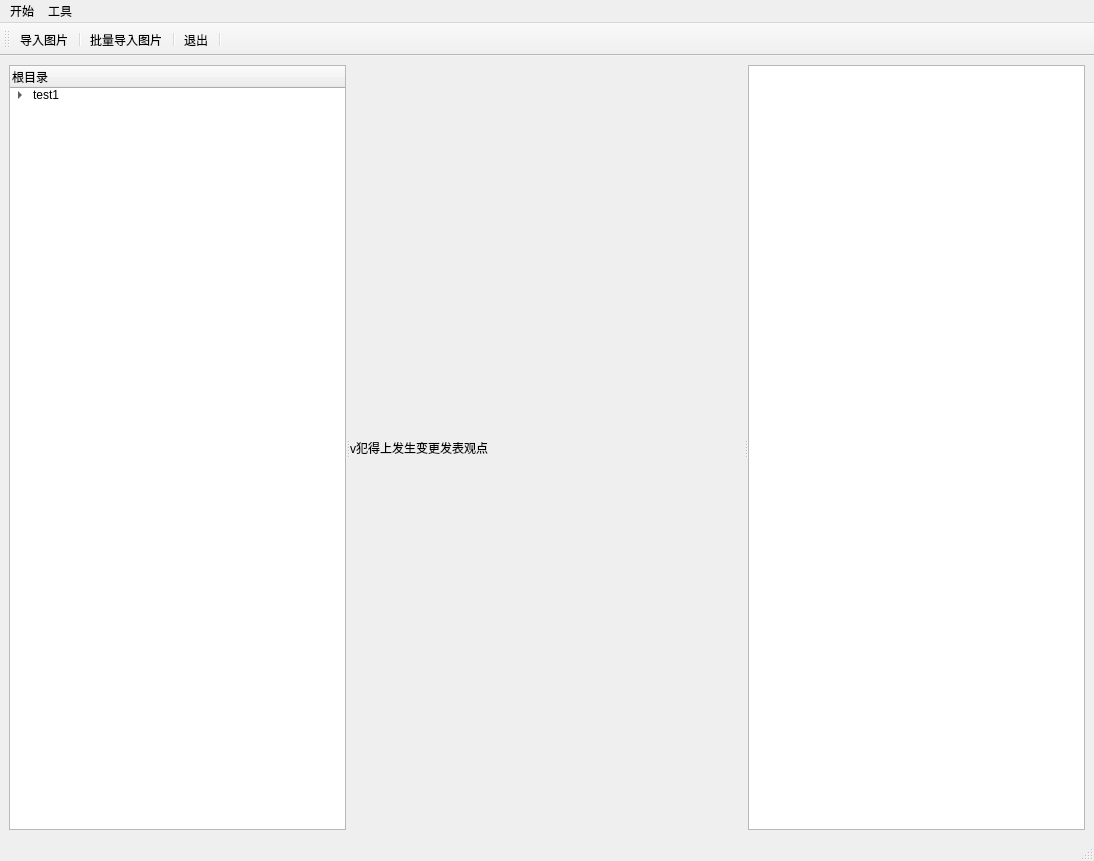
<?xml version="1.0" encoding="UTF-8"?>
<ui version="4.0">
 <class>MainWindow</class>
 <widget class="QMainWindow" name="MainWindow">
  <property name="geometry">
   <rect>
    <x>0</x>
    <y>0</y>
    <width>1094</width>
    <height>861</height>
   </rect>
  </property>
  <property name="windowTitle">
   <string>MainWindow</string>
  </property>
  <widget class="QWidget" name="centralwidget">
   <layout class="QHBoxLayout" name="horizontalLayout">
    <item>
     <widget class="QSplitter" name="splitter">
      <property name="orientation">
       <enum>Qt::Horizontal</enum>
      </property>
      <widget class="QTreeWidget" name="treeWidget">
       <column>
        <property name="text">
         <string>根目录</string>
        </property>
       </column>
       <item>
        <property name="text">
         <string>test1</string>
        </property>
        <item>
         <property name="text">
          <string>test2</string>
         </property>
        </item>
        <item>
         <property name="text">
          <string>test2</string>
         </property>
         <item>
          <property name="text">
           <string>test3</string>
          </property>
         </item>
        </item>
       </item>
      </widget>
      <widget class="QLabel" name="img_label">
       <property name="minimumSize">
        <size>
         <width>300</width>
         <height>500</height>
        </size>
       </property>
       <property name="text">
        <string>v犯得上发生变更发表观点 </string>
       </property>
      </widget>
      <widget class="QTextEdit" name="img_info"/>
     </widget>
    </item>
   </layout>
  </widget>
  <widget class="QMenuBar" name="menubar">
   <property name="geometry">
    <rect>
     <x>0</x>
     <y>0</y>
     <width>1094</width>
     <height>26</height>
    </rect>
   </property>
   <widget class="QMenu" name="menu">
    <property name="title">
     <string>开始</string>
    </property>
    <addaction name="insert_img"/>
    <addaction name="more_insert_img"/>
    <addaction name="quit_windown"/>
   </widget>
   <widget class="QMenu" name="menu_2">
    <property name="title">
     <string>工具</string>
    </property>
   </widget>
   <addaction name="menu"/>
   <addaction name="menu_2"/>
  </widget>
  <widget class="QStatusBar" name="statusbar"/>
  <widget class="QToolBar" name="toolBar">
   <property name="windowTitle">
    <string>toolBar</string>
   </property>
   <attribute name="toolBarArea">
    <enum>TopToolBarArea</enum>
   </attribute>
   <attribute name="toolBarBreak">
    <bool>false</bool>
   </attribute>
   <addaction name="insert_img"/>
   <addaction name="separator"/>
   <addaction name="more_insert_img"/>
   <addaction name="separator"/>
   <addaction name="quit_windown"/>
   <addaction name="separator"/>
  </widget>
  <action name="insert_img">
   <property name="checkable">
    <bool>true</bool>
   </property>
   <property name="icon">
    <iconset>
     <normaloff>D:/background/b_background/dog.png</normaloff>D:/background/b_background/dog.png</iconset>
   </property>
   <property name="text">
    <string>导入图片</string>
   </property>
   <property name="toolTip">
    <string>导入图片</string>
   </property>
  </action>
  <action name="more_insert_img">
   <property name="icon">
    <iconset>
     <normaloff>D:/background/b_background/cc2e9d9b67b48bd74e1afba11912d0d7.jpg</normaloff>D:/background/b_background/cc2e9d9b67b48bd74e1afba11912d0d7.jpg</iconset>
   </property>
   <property name="text">
    <string>批量导入图片</string>
   </property>
   <property name="toolTip">
    <string>批量导入图片</string>
   </property>
  </action>
  <action name="quit_windown">
   <property name="icon">
    <iconset>
     <normaloff>D:/background/b_background/kpg.png</normaloff>D:/background/b_background/kpg.png</iconset>
   </property>
   <property name="text">
    <string>退出</string>
   </property>
   <property name="toolTip">
    <string>退出</string>
   </property>
  </action>
 </widget>
 <resources/>
 <connections/>
</ui>
